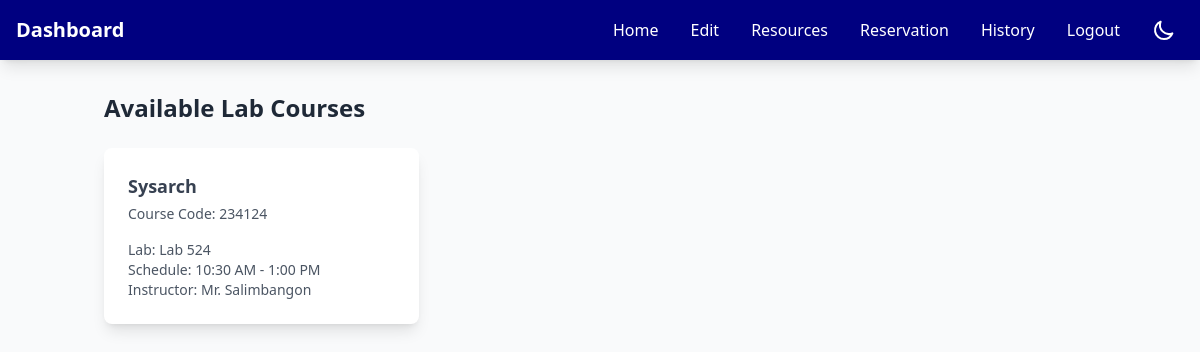
Before: /resources.php (signed in) with the older database file.
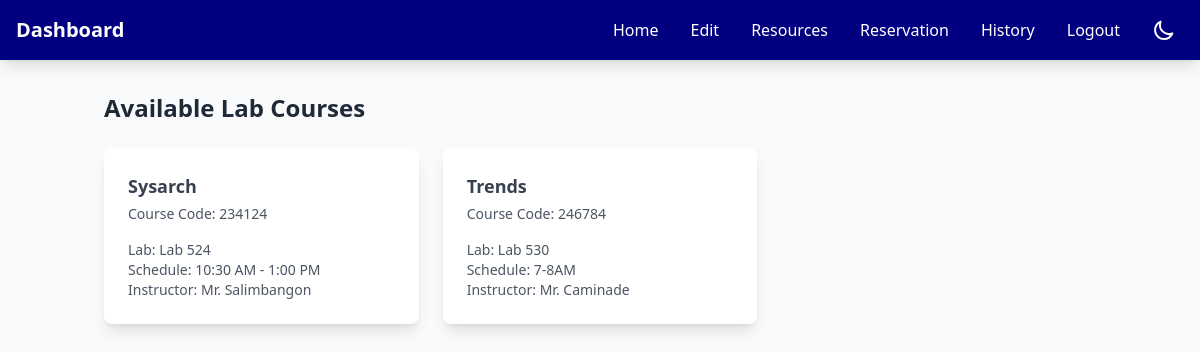
After: the same page with the newer database file.
### tables this page shows
CREATE TABLE `courses` (
  `id` int(11) NOT NULL,
  `course_name` varchar(255) NOT NULL,
  `course_code` varchar(50) NOT NULL,
  `lab` varchar(50) NOT NULL,
  `schedule` varchar(100) NOT NULL,
  `instructor` varchar(255) NOT NULL,
  `created_at` timestamp NOT NULL DEFAULT current_timestamp()
);

### resources.php (the view, shortened to what this page needs)
<?php
include 'header.php';
$servername = "localhost";
$username = "root";
$password = "";
$database = "users";
$conn = new mysqli($servername, $username, $password, $database);
$sql = "SELECT * FROM courses ORDER BY course_name";
$result = $conn->query($sql);
?>
<!DOCTYPE html>
<html lang="en" class="light">
<head>
    <script src="https://cdn.tailwindcss.com"></script>
    <link rel="stylesheet" href="https://cdnjs.cloudflare.com/ajax/libs/font-awesome/6.4.0/css/all.min.css">
</head>
<body class="light">
        <nav class="bg-primary shadow-lg">
        <div class="max-w-7xl mx-auto px-4">
            <div class="flex justify-between items-center">
                <span class="text-white text-xl font-bold py-4">Dashboard</span>
                <div class="flex space-x-4">
                    <div class="hidden md:flex items-center space-x-4">
                        <a href="index.php" class="nav-link text-white hover:text-gray-200">Home</a>
                        <a href="edit_profile.php" class="nav-link text-white hover:text-gray-200">Edit</a>
                        <a href="resources.php" class="nav-link text-white hover:text-gray-200">Resources</a>
                        <a href="reservation.php" class="nav-link text-white hover:text-gray-200">Reservation</a>
                        <a href="history.php" class="nav-link text-white hover:text-gray-200">History</a>
                        <a href="login.php" class="nav-link text-white hover:text-gray-200">Logout</a>
                        <button id="darkModeToggle" class="p-2 rounded-lg text-white hover:text-gray-200">
                            <svg xmlns="http://www.w3.org/2000/svg" class="h-6 w-6 block dark:hidden" fill="none" viewBox="0 0 24 24" stroke="currentColor">
                                <path stroke-linecap="round" stroke-linejoin="round" stroke-width="2" d="M20.354 15.354A9 9 0 018.646 3.646 9.003 9.003 0 0012 21a9.003 9.003 0 008.354-5.646z" />
                            </svg>
                        </button>
                    </div>
                </div>
            </div>
        </div>
    </nav>
    <body class="bg-gray-100">
    <div class="container mx-auto px-4 py-8">
        <h2 class="text-2xl font-bold text-gray-800 dark:text-white mb-6">Available Lab Courses</h2>
        <div class="grid grid-cols-1 md:grid-cols-3 gap-6">
            <?php
            if ($result->num_rows > 0) {
                while($course = $result->fetch_assoc()) {
                    echo '<div class="bg-white dark:bg-gray-800 rounded-lg shadow-lg p-6 hover:shadow-xl transition-shadow duration-300">
                        <div class="flex justify-between items-start">
                            <div>
                                <h3 class="text-lg font-semibold text-gray-700 dark:text-white">'.htmlspecialchars($course['course_name']).'</h3>
                                <p class="text-sm text-gray-600 dark:text-gray-300 mt-1">Course Code: '.htmlspecialchars($course['course_code']).'</p>
                            </div>
                        </div>
                        <div class="mt-4">
                            <p class="text-sm text-gray-600 dark:text-gray-300">Lab: '.htmlspecialchars($course['lab']).'</p>
                            <p class="text-sm text-gray-600 dark:text-gray-300">Schedule: '.htmlspecialchars($course['schedule']).'</p>
                            <p class="text-sm text-gray-600 dark:text-gray-300">Instructor: '.htmlspecialchars($course['instructor']).'</p>
                        </div>
                    </div>';
                }
            } else {
                echo '<p class="col-span-3 text-center text-gray-500 dark:text-gray-400">No courses available at the moment.</p>';
            }
            ?>
        </div>
    </div>
</body>
</html>

Changed rows visible on the page:
added courses: course_name "Trends", course_code "246784", lab "Lab 530", schedule "7-8AM", instructor "Mr. Caminade"
